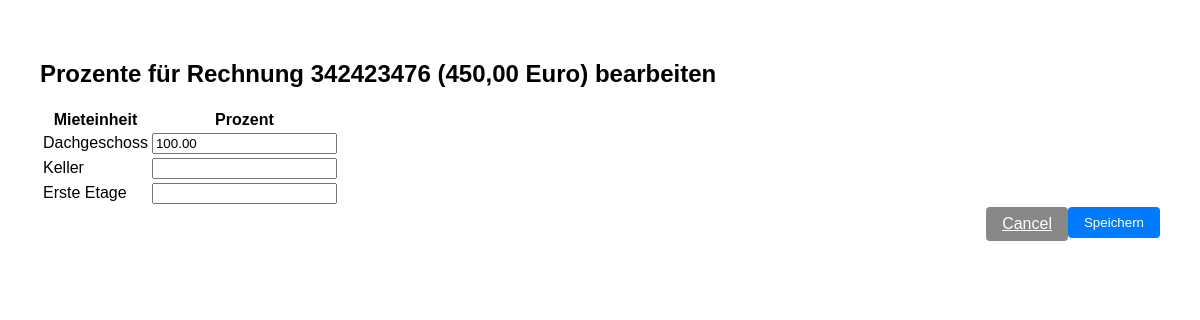
The app's page /prozent/bulk_update/1/ (signed in) with its own data.
### kostenpruefung_mietobjekte_app/models.py (models this page shows, shortened)
class Rechnung(models.Model):
    created_by = models.ForeignKey(User, on_delete=models.CASCADE, related_name="rechnungen_created", null=True, blank=True)
    datum = models.DateField()
    rechnungsnummer = models.CharField(max_length=255)
    name = models.CharField(max_length=255) # Descriptive name to identify the payment
    betrag = models.DecimalField(max_digits=10, decimal_places=2)
    art = models.ForeignKey('Rechnungsart', on_delete=models.PROTECT)
    lieferant = models.ManyToManyField('Lieferant')
    bezahlt_am = models.DateField()
    mietobjekt = models.ForeignKey('Mietobjekt', on_delete=models.CASCADE, related_name="rechnungen", null=True, blank=True)
    def __str__(self):
        return f"Rechnung {self.rechnungsnummer} - {self.name}"

class Prozent(models.Model):
    mieteinheit = models.ForeignKey('Mieteinheit', on_delete=models.CASCADE, related_name="prozent_mieteinheit")
    rechnung = models.ForeignKey('Rechnung', on_delete=models.CASCADE, related_name="prozent_rechnung")
    prozent = models.DecimalField(max_digits=5, decimal_places=2, null=True, blank=True)  # Value between 0 and 100

class Mieteinheit(models.Model):
    mietobjekt = models.ForeignKey(Mietobjekt, on_delete=models.CASCADE, related_name="mieteinheiten")
    name = models.CharField(max_length=255)
    kaufdatum = models.DateField(null=True, blank=True)
    kaufpreis = models.DecimalField(max_digits=10, decimal_places=2, null=True, blank=True)
    darlehen = models.DecimalField(max_digits=10, decimal_places=2, null=True, blank=True)
    grundschuld = models.DecimalField(max_digits=10, decimal_places=2, null=True, blank=True)
    def __str__(self):
        return f"{self.name} ({self.mietobjekt.name})"

### kostenpruefung_mietobjekte_app/views.py (the view)
# urls.py: path('prozent/bulk_update/<int:rechnung_id>/', prozent_bulk_update, name='prozent_bulk_update'),
@login_required
def prozent_bulk_update(request, rechnung_id):
    rechnung = Rechnung.objects.filter(id=rechnung_id, created_by=request.user).first()
    if not rechnung:
        return HttpResponse("Nicht erlaubt", status=403)
    mieteinheiten = rechnung.mietobjekt.mieteinheiten.all()
    ProzentFormSet = modelformset_factory(Prozent, form=ProzentForm, extra=0, can_delete=False)
    for mieteinheit in mieteinheiten:
        Prozent.objects.get_or_create(rechnung=rechnung, mieteinheit=mieteinheit)
    queryset = Prozent.objects.filter(rechnung=rechnung, mieteinheit__in=mieteinheiten)
    if request.method == 'POST':
        print("POST data:", request.POST)  # Debug: print POST data
        formset = ProzentFormSet(request.POST, queryset=queryset)
        print("Formset is valid:", formset.is_valid())  # Debug: print formset validity
        if formset.is_valid():
            instances = formset.save(commit=False)
            print("Instances to save:", instances)  # Debug: print instances
            for instance in instances:
                instance.rechnung = rechnung
                instance.save()
            formset.save_m2m()
            print("Saved successfully, redirecting.")
            return redirect('kostenpruefung_mietobjekte_app:rechnungen')
        else:
            print("Formset errors:", formset.errors)  # Debug: print errors
    else:
        formset = ProzentFormSet(queryset=queryset)
    return render(request, 'kostenpruefung_mietobjekte_app/prozent_bulk_form.html', {
        'formset': formset,
        'rechnung': rechnung,
    })

### kostenpruefung_mietobjekte_app/templates/kostenpruefung_mietobjekte_app/prozent_bulk_form.html (shortened to what this page needs)
{% load static %}
<!DOCTYPE html>
<html lang="de">
<head>
    <link rel="stylesheet" href="{% static 'kostenpruefung_mietobjekte_app/style.css' %}">
</head>
<body>
<div class="main-content">
    <h2>Prozente für Rechnung {{ rechnung.rechnungsnummer }} ({{ rechnung.betrag }} Euro) bearbeiten</h2>
    <form method="post">
        <table>
            <tr>
                <th>Mieteinheit</th>
                <th>Prozent</th>
            </tr>
            {% for form in formset %}
                <tr>
                    <td>{{ form.instance.mieteinheit.name }}</td>
                    <td>{{ form.prozent }}</td>
                </tr>
            {% endfor %}
        </table>
        <button type="submit" class="action-btn">Speichern</button>
        <a href="{% url 'kostenpruefung_mietobjekte_app:rechnungen' %}" class="action-btn" style="background:#888;">Cancel</a>
    </form>
</div>
</body>
</html>

### kostenpruefung_mietobjekte_app/static/kostenpruefung_mietobjekte_app/style.css (style rules this page uses)
body { margin: 0; font-family: Arial, sans-serif; }
.main-content { flex: 1; padding: 40px; }
.action-btn { float: right; padding: 8px 16px; background: #007bff; color: #fff; border: none; border-radius: 4px; cursor: pointer; margin-bottom: 20px; }

### records on screen
Rechnung: rechnungsnummer "342423476", betrag "450,00"
Prozent: instance.mieteinheit.name "Dachgeschoss"
Prozent: instance.mieteinheit.name "Keller"
Prozent: instance.mieteinheit.name "Erste Etage"
